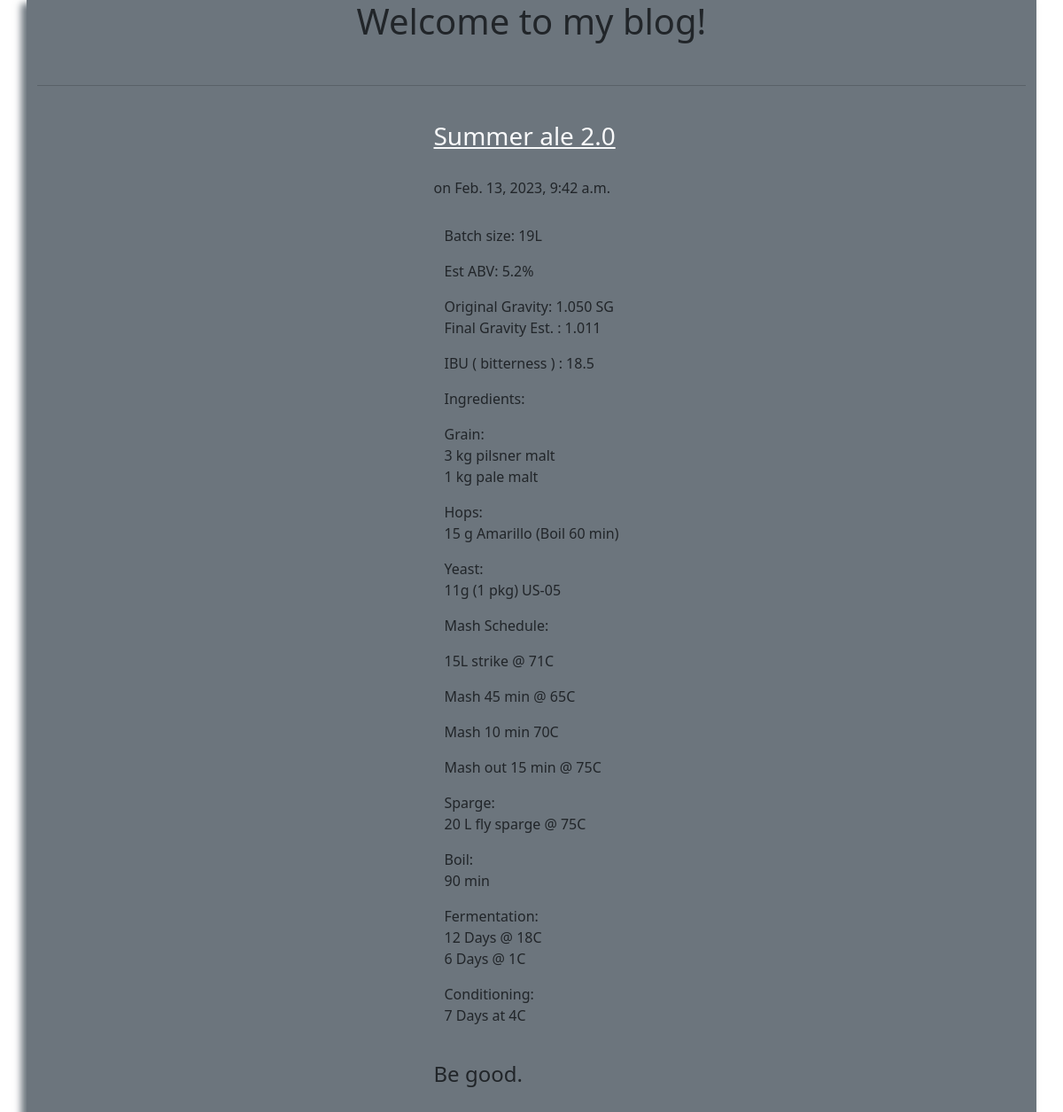
Page /blog/1/ on the committed database.
### blog/models.py (models this page shows)
class Post(models.Model):
    title = models.CharField(max_length=150)
    body = models.TextField()
    signature = models.CharField(max_length=120, default= "Be good. ")
    date = models.DateTimeField()

### blog/templates/post.html
{% extends "header.html" %}
{% block content %}
<h3><a class ="link-light" href="/blog/{{post.id}}">{{ post.title }}</a></h3>
<br>
<h6> on {{ post.date }}</h6>
<br>
<div class = "container">
    {{ post.body|safe|linebreaks}}
</div>
<br>
<h4>{{ post.signature }}</h4>
<br><br>
{% endblock %}

### rows in the picture
Post: title "Summer ale 2.0", date "Feb. 13, 2023, 9:42 a.m.", body "Batch size: 19L Est ABV: 5.2% Original Gravity: 1.050 SG Final Gravity Est. : 1.011 IBU ( bitterness ) : 18.5 Ingredients: Grain: 3 kg pilsner malt 1 kg pale malt Hops: 15 g Amarillo (Boil 60 min) Yeast: 11g (1 pkg) US-05 Mash Schedule: 15L strike @ 71C Mash 45 min @ 65C Mash 10 min 70C Mash out 15 min @ 75C Sparge: 20 L fly sparge @ 75C Boil: 90 min Fermentation: 12 Days @ 18C 6 Days @ 1C Conditioning: 7 Days at 4C", signature "Be good."
